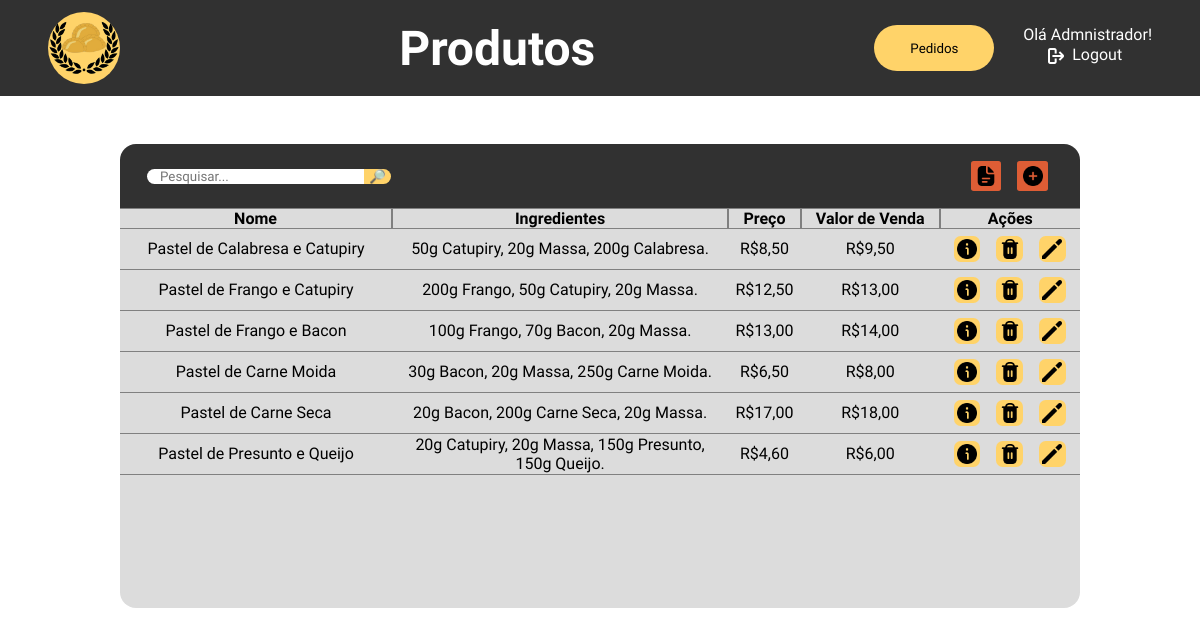
The page /php/tabelaProdutos.php (signed in) on the database its author committed.
### tables this page shows
CREATE TABLE IF NOT EXISTS `produtos` (
  `id_prod` int NOT NULL AUTO_INCREMENT,
  `nome_prod` varchar(50) NOT NULL,
  `img_prod` longblob NOT NULL,
  `valor_venda` decimal(10,2) NOT NULL,
  PRIMARY KEY (`id_prod`)
);

### php/tabelaProdutos.php (the view, shortened to what this page needs)
<?php
    function getIngredients($id){
        $str_ingredients = "";
        include "utilities/mysql_connect.php";
        $query = mysqli_query($connection, "select est.nome_item, est.unidade_medida, ig.id_ingrediente, ig.qtd_ingrediente from estoque est, produtos prod, ingredientes_prod ig WHERE ig.id_produto = $id and ig.id_ingrediente = est.id_item group by ig.id_ingrediente;");
        while($output = mysqli_fetch_array($query)){
            $str_ingredients = $str_ingredients."$output[3]$output[1] $output[0], ";
        }
        echo substr($str_ingredients, 0, -2).".";
    }
    function fixMoney($value){
        return str_replace(".", ",", sprintf("%1$.2f", $value));
    }
    function table($search){
        include "utilities/mysql_connect.php";
        $query = mysqli_query($connection, "select prod.nome_prod, sum(ig.preco_ingrediente*ig.qtd_ingrediente), prod.valor_venda, prod.id_prod from produtos prod, ingredientes_prod ig where ig.id_produto = prod.id_prod and prod.nome_prod like \"%$search%\" group by prod.id_prod;");
        while($output = mysqli_fetch_array($query)){
            $preco = fixMoney($output[1]);
            $val = fixMoney($output[2]);
            echo"<tr class='normal-row'>";
            echo"<td>$output[0]</td>";
            echo"<td style='width: 20em; padding-left: .5em; padding-right: .5em;'>";
            getIngredients($output[3]);
            echo"</td>";
            echo"<td>R$$preco</td>";
            echo"<td>R$$val</td>";
            echo"<td><div style='display: flex; justify-content: center; gap: 1em;'>";
            echo"<form action='tabelaProdutos.php' method='post'><input type='hidden' name='id_info' value='$output[3]'><button name='get_info' type='submit'><img src='../images/icons/info.png'></button></form>";
            echo"<form action='tabelaProdutos.php' method='post'><input type='hidden' name='id_delete-confirmar' value='$output[3]'><button name='delete' type='submit'><img src='../images/icons/delete.png'></button></form>";
            echo"<form action='tabelaProdutos.php' method='post'><input type='hidden' name='id_edit' value='$output[3]'><button name='edit' type='submit'><img src='../images/icons/edit.png'></button></form>";
            echo"</div></td></tr>";
        }
    }
?>
<!DOCTYPE html>
<html lang="pt-br">
<head>
    <link rel="stylesheet" href="../css/tabelaProdutos.css">
</head>
<body>
    <div class="navbar">
        <a href="adm_dashboard.php">
            <div class="logo"></div>
        </a>
        <h1>Produtos</h1>
        <div class="menu">
            <button>Pedidos</button>
            <div class="user-area">
                <?php
                $username = $_SESSION['username'];
                echo "<p>Olá $username!</p>";
                ?>
                <a href="sessionEnded.php">
                    <div class="logout"><img src="../images/icons/logout.png">
                        <p>Logout</p>
                    </div>
                </a>
            </div>
        </div>
    </div>
    <div class="center">
        <div class="table-header">
            <form action="tabelaProdutos.php" method="post" id="searchbox">
                <input type="text" placeholder="Pesquisar..." name="search" id="searchbar">
                <input type="submit" value="🔎︎">
            </form>
            <div id="menu">
                <button onclick=""><img src="../images/icons/report.png"></button>
                <form action="tabelaProdutos.php" method="post">
                    <button><img src="../images/icons/plus.png"></button>
                </form>
            </div>
        </div>
        <div class="table-holder">
            <table>
                <tr style="position: sticky; top: 0; background-color: #dcdcdc;">
                <th style="border-left: none;">Nome</th>
                <th>Ingredientes</th>
                <th>Preço</th>
                <th>Valor de Venda</th>
                <th style="border-right: none;">Ações</th></tr>
                <?php
                    if($_SERVER['REQUEST_METHOD'] === 'POST' && isset($_POST['search'])){
                        $search = $_POST['search'];
                        table($search);
                        echo "<script>
                                document.getElementById('searchbar').value='$search'
                                document.getElementById('close-search').style.display = 'block'
                            </script>";
                    }else{
                        table("");
                    }
                ?>
            </table>
        </div>
    </div>
</body>
</html>

### css/tabelaProdutos.css (style rules this page uses)
* { padding: 0; margin: 0; font-family: "Kanit", Arial, Helvetica, sans-serif; }
body { overflow: hidden; }
.navbar { height: 6em; background-color: #313131; display: flex; justify-content: space-between; align-items: center; padding-left: 3em; padding-right: 3em; }
.navbar h1 { color: white; font-size: 3em; }
.navbar .logo { height: 4.5em; width: 4.5em; border-radius: 3em; background-color: #FFD369; background-image: url('../images/logo.png'); background-size: contain; background-repeat: no-repeat; background-position: center center; }
.navbar .menu { display: flex; gap: 1.5em; }
.navbar .menu button { width: 9em; height: 3.5em; background-color: #FFD369; border: none; border-radius: 2em; cursor: pointer; transition: 200ms; }
.navbar .menu .user-area { display: flex; flex-direction: column; align-items: center; color: white; }
.navbar .menu .user-area p { margin-bottom: .1em; }
.navbar .menu .user-area .logout { display: flex; align-items: center; }
.navbar .menu .user-area a { text-decoration: none; color: white; }
.navbar .menu .user-area p { margin-left: .3em; }
.navbar .menu .user-area .logout img { width: 1em; height: 1em; filter: invert(100%); margin-right: .2em; }
.center { height: calc(100vh - 6em); display: flex; justify-content: start; align-items: center; flex-direction: column; }
.table-header { margin-top: 3em; width: 60em; height: 4em; background-color: #313131; border-radius: 1em 1em 0 0; display: flex; justify-content: space-between; align-items: center; }
.table-header #searchbox { display: flex; align-items: center; justify-content: center; width: fit-content; }
.table-header #searchbox input[type="text"] { margin-left: 2em; padding-left: 1em; padding-right: 1em; border: none; border-radius: 1em 0 0 1em; }
.table-header #searchbox input[type="submit"] { border: none; background-color: #FFD369; width: 2em; border-radius: 0 1em 1em 0; cursor: pointer; }
.table-header #menu { margin-right: 2em; display: flex; justify-content: center; align-items: center; gap: 1em; }
.table-header #menu button { width: 2.3em; height: 2.3em; border: none; border-radius: .2em; cursor: pointer; background-color: #DE5D35; display: flex; align-items: center; justify-content: center; transition: 200ms; }
.table-header #menu button img { width: 1.5em; height: 1.5em; }
.table-holder { width: 60em; height: 25em; background-color: #dcdcdc; border-radius: 0 0 1em 1em; overflow-y: scroll; }
.table-holder table { width: 60em; border-spacing: 0; text-align: center; }
.table-holder table th { border: .1em solid grey; }
.table-holder table td { border-bottom: .1em solid grey; }
.table-holder table button { width: 2em; height: 2em; margin-top: .5em; margin-bottom: .5em; border: none; border-radius: .5em; cursor: pointer; display: flex; align-items: center; justify-content: center; background-color: #FFD369; transition: 200ms; }
.table-holder table button img { width: 1.5em; height: 1.5em; }

### rows shown on the page
produtos: nome_prod "Pastel de Calabresa e Catupiry", str_ingredients "50g Catupiry, 20g Massa, 200g Calabresa", preco "8,50", valor_venda "9,50"
produtos: nome_prod "Pastel de Frango e Catupiry", str_ingredients "200g Frango, 50g Catupiry, 20g Massa", preco "12,50", valor_venda "13,00"
produtos: nome_prod "Pastel de Frango e Bacon", str_ingredients "100g Frango, 70g Bacon, 20g Massa", preco "13,00", valor_venda "14,00"
produtos: nome_prod "Pastel de Carne Moida", str_ingredients "30g Bacon, 20g Massa, 250g Carne Moida", preco "6,50", valor_venda "8,00"
produtos: nome_prod "Pastel de Carne Seca", str_ingredients "20g Bacon, 200g Carne Seca, 20g Massa", preco "17,00", valor_venda "18,00"
produtos: nome_prod "Pastel de Presunto e Queijo", str_ingredients "20g Catupiry, 20g Massa, 150g Presunto, 150g Queijo", preco "4,60", valor_venda "6,00"

### other values the page prints
$username "Admnistrador"
